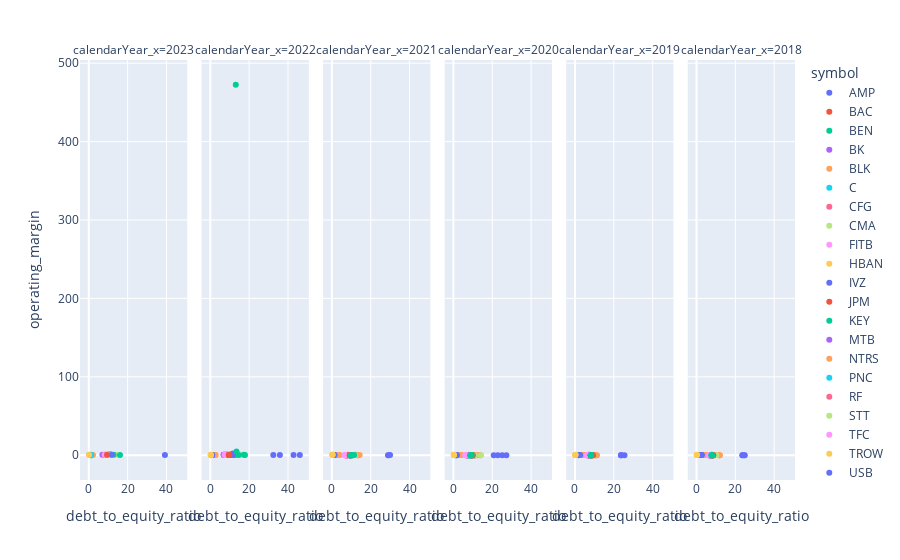

The cell this chart's notebook holds for it:
### Code cell
fig = px.scatter(df1, x='debt_to_equity_ratio', y='operating_margin', color="symbol", facet_col='calendarYear_x')
fig.show()
